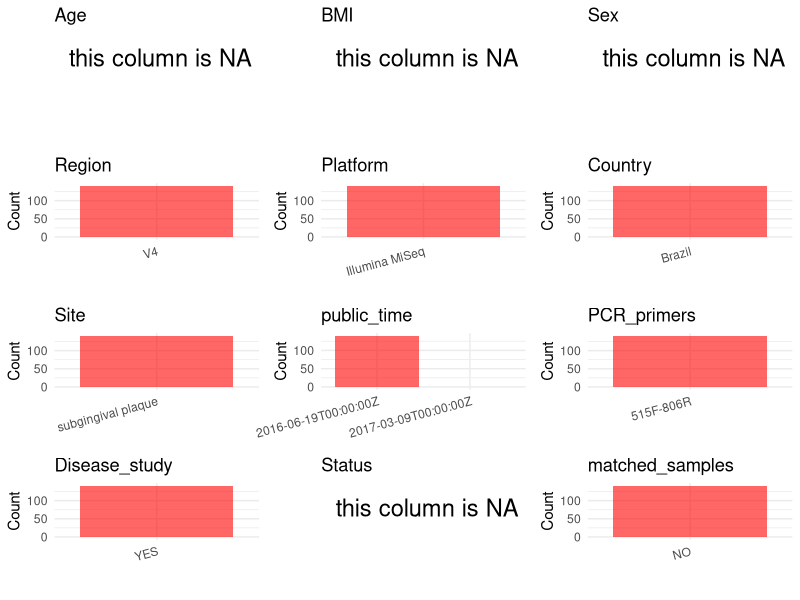

This figure's R source: (Note: this script raises an error after producing the figure.)
## ---- chunk 1
# Load necessary libraries
library(dplyr)
library(ggplot2)
library(cowplot)

# Set working directory (update this path to your local directory)
setwd("D:/oral_project/PRJNA325500")

# Read the initial metadata files
initial_meta<-read.csv("SraRunTable.csv",header = T)

# Combine the two metadata files
#meta <- rbind(initial_meta, initial_meta1)

#Remove entries where Organism is "gut metagenome" (non-oral samples)
#initial_meta <- subset(initial_meta,isolation_source!= "feces")

# Check the number of samples containing "HT" in Sample.Name (e.g., healthy controls)
#nrow(subset(meta, grepl("HT", Sample.Name)))

# Display the first few rows of the metadata
head(initial_meta)
## ---- chunk 2
# Create a uniform metadata dataframe
metadata <- data.frame(
  BioProject = initial_meta$BioProject,
  Run = initial_meta$Run,
  sample_name = initial_meta$Sample.Name,
  Age = NA,
  BMI = NA,
  Sex=NA,
  Region = "V4",
  Platform = initial_meta$Instrument,
  Country = initial_meta$geo_loc_name_country,
  Site = "subgingival plaque",
  public_time = initial_meta$ReleaseDate,
  stringsAsFactors = FALSE
)
## ---- chunk 3
# Add information obtained from the publication
metadata$PCR_primers <- "515F-806R"
metadata$title <- "Subgingival microbiota dysbiosis in systemic lupus erythematosus association with periodontal status"
#metadata<-subset(uniform_meta,Site!="feces")
metadata$Disease_study <- "YES"
# Assign disease status based on sample_name patterns
metadata$Status <- NA
#extract subject id by remove prefix of sample_name
#metadata$sample_name <- gsub("[FSP].*", "", metadata$sample_name)
#get subjects id with Saliva available
#keep_subjects<-subset(metadata,Site %in% c("human hard palate swab","human Keratinized gingiva swab","human oral wash","human saliva","human Supragingival plaque scrape","human tongue dorsum swab"))
#remove subjects without Saliva samples
#metadata<-subset(metadata,sample_name %in% keep_subjects$sample_name)
#get subjects sampling counts
#sample_counts <- table(metadata$sample_name)
# Create matched_samples column, any subjects have >=2 samples will be label "YES", otherwise "NO"
#metadata$matched_samples <- ifelse(metadata$sample_name %in% names(sample_counts[sample_counts >= 2]), "YES", "NO")

#metadata$Site<-gsub("human ","",metadata$Site)
metadata$matched_samples<-"NO"
## ---- chunk 4
# Check the number of unique runs and sample names
print(paste("Number of unique runs:", length(unique(metadata$Run))))
print(paste("Number of unique sample names:", length(unique(metadata$sample_name))))
## ---- chunk 5
# Select columns for visualization
plot_data <- metadata %>%
  select(-BioProject, -Run, -sample_name, -title)

# Function to create simple plots for each column
create_simple_plots <- function(data) {
  plots <- list()
  
  for (col in colnames(data)) {
    # Check if the column is all NA
    if (all(is.na(data[[col]]))) {
      # Create an empty plot with text indicating all NA
      p <- ggplot() +
        annotate("text", x = 0.5, y = 0.5, label = "this column is NA", size = 6) +
        labs(title = col) +
        theme_void()
    } else if (is.numeric(data[[col]])) {
      # Numeric variable: histogram
      p <- ggplot(data, aes(x = .data[[col]])) +
        geom_histogram(fill = "blue", alpha = 0.6, bins = 20, na.rm = TRUE) +
        labs(title = col) +
        theme_minimal()
    } else {
      # Categorical variable: bar plot (remove NA values)
      count_data <- as.data.frame(table(data[[col]], useNA = "ifany"))
      p <- ggplot(count_data, aes(x = reorder(Var1, -Freq), y = Freq)) +
        geom_col(fill = "red", alpha = 0.6) +
        labs(title = col, x = NULL, y = "Count") +
        theme_minimal() +
        theme(axis.text.x = element_text(angle = 15, hjust = 1))
    }
    plots[[col]] <- p
  }
  
  return(plots)
}

# Generate and arrange plots
plots <- create_simple_plots(plot_data)
p<-plot_grid(plots$Age, 
          plots$BMI, 
          plots$Sex, 
          plots$Region, 
          plots$Platform, 
          plots$Country, 
          plots$Site,
          plots$public_time, 
          plots$PCR_primers,
          plots$Disease_study,
          plots$Status,
          plots$matched_samples,# add 
          ncol = 3, align = "hv", axis = "lb")
ggsave("Metadata_Summary.png", plot = p, width = 8, height = 8, dpi = 150)
## ---- chunk 6
knitr::include_graphics("Metadata_Summary.png")
## ---- chunk 7
# Reorder columns to match the desired format
metadata <- metadata[, c(
  "BioProject", "Run", "sample_name", "Age", "BMI", "Sex", 
  "Region", "Platform", "Country", "Site", "public_time", 
  "PCR_primers", "title", "Disease_study", "Status","matched_samples"
)]

# Export the uniform metadata to a CSV file
write.csv(metadata, file = "metadata.csv", quote = FALSE)
head(metadata)
